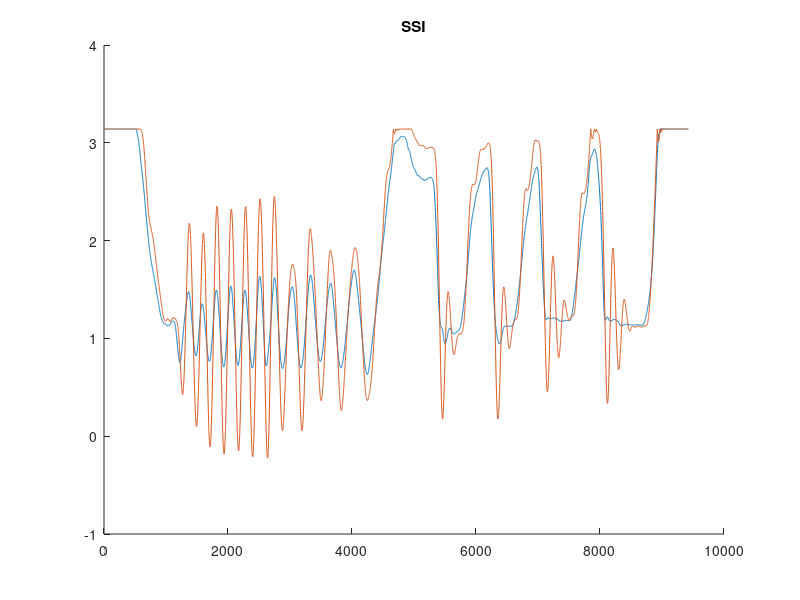
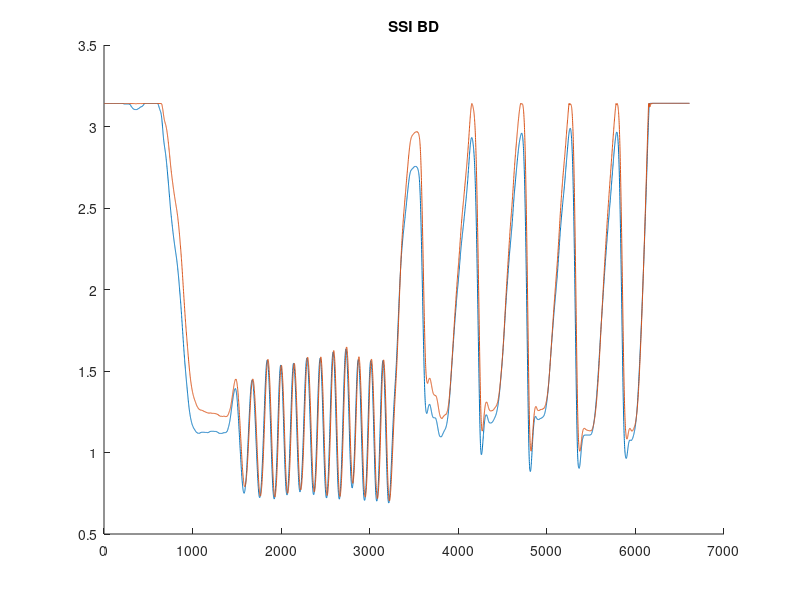
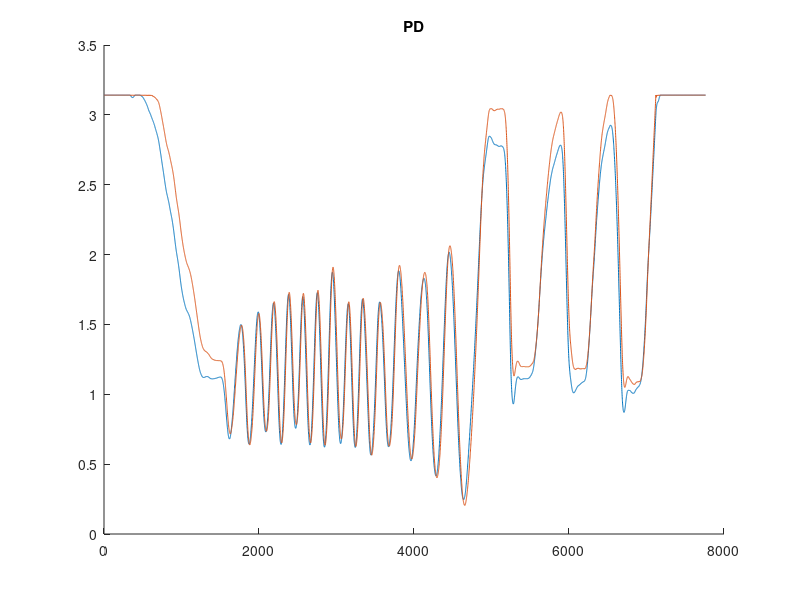
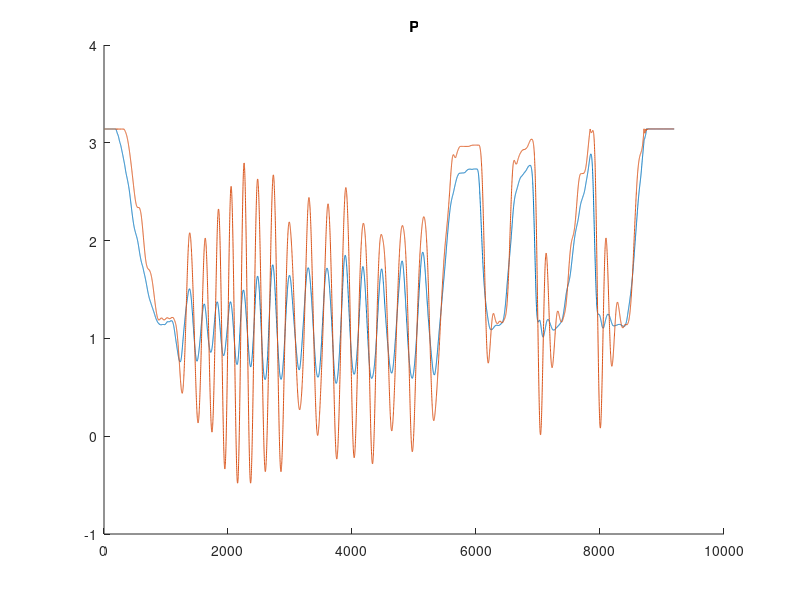

Write MATLAB code to recreate these figures, in order.
% SSI virtual environment data processing

%% load data
SSI = load("SSItest_SSI.txt"); 
SSI_BD = load("SSItest_SSI_KdBonus.txt");
PD = load("SSItest_PD.txt"); 
P = load("SSItest_P.txt");
P_BD = load("SSItest_P_KdBonus.txt");

% data format: [SSI_case, U0-5000, (Pos1raw*(2*M_PI/8192)*1000), (ScaledPosDiff*1000), (ScaledVelDiff*1000), ((Ke+delO)*1000), (Id_SSI*1000), (Id_PD*1000)]

%% scale data
SSI(:,3:8) = SSI(:,3:8)/1000; 
SSI_BD(:,3:8) = SSI_BD(:,3:8)/1000;
PD(:,3:8) = PD(:,3:8)/1000;
P(:,3:8) = P(:,3:8)/1000;
P_BD(:,3:8) = P_BD(:,3:8)/1000;

Imax = 1.5; % A
kt = 19.4; % in mNm/A
SSI(:,2) = (SSI(:,2)/4000)*Imax*kt; % commanded T in mNm
SSI_BD(:,2) = (SSI_BD(:,2)/4000)*Imax*kt;
PD(:,2) = (PD(:,2)/4000)*Imax*kt;
P(:,2) = (P(:,2)/4000)*Imax*kt;
P_BD(:,2) = (P_BD(:,2)/4000)*Imax*kt;

% new data format: [SSI_case, actual current, Pos1, PosDiff, VelDiff, Ke+delO, Id_SSI, Id_PD]

%% plot the plots

figure; hold on;
plot(SSI(:,3));
plot(SSI(:,3)-SSI(:,4));
hold off;
title('SSI');

figure; hold on;
plot(SSI_BD(:,3));
plot(SSI_BD(:,3)-SSI_BD(:,4));
hold off;
title('SSI BD');

figure; hold on;
plot(PD(:,3));
plot(PD(:,3)-PD(:,4));
hold off;
title('PD');

figure; hold on;
plot(P(:,3));
plot(P(:,3)-P(:,4));
hold off;
title('P');

figure; hold on;
plot(P_BD(:,3));
plot(P_BD(:,3)-P_BD(:,4));
hold off;
title('P BD');

figure; plot(SSI(:,4)); title('SSI pos diff');
figure; plot(SSI_BD(:,4)); title('SSI BD pos diff');
figure; plot(P_BD(:,4)); title('P BD pos diff');

% figure; hold on;
% plot(SSI(:,2));
% plot(PD(:,2));
% hold off;
